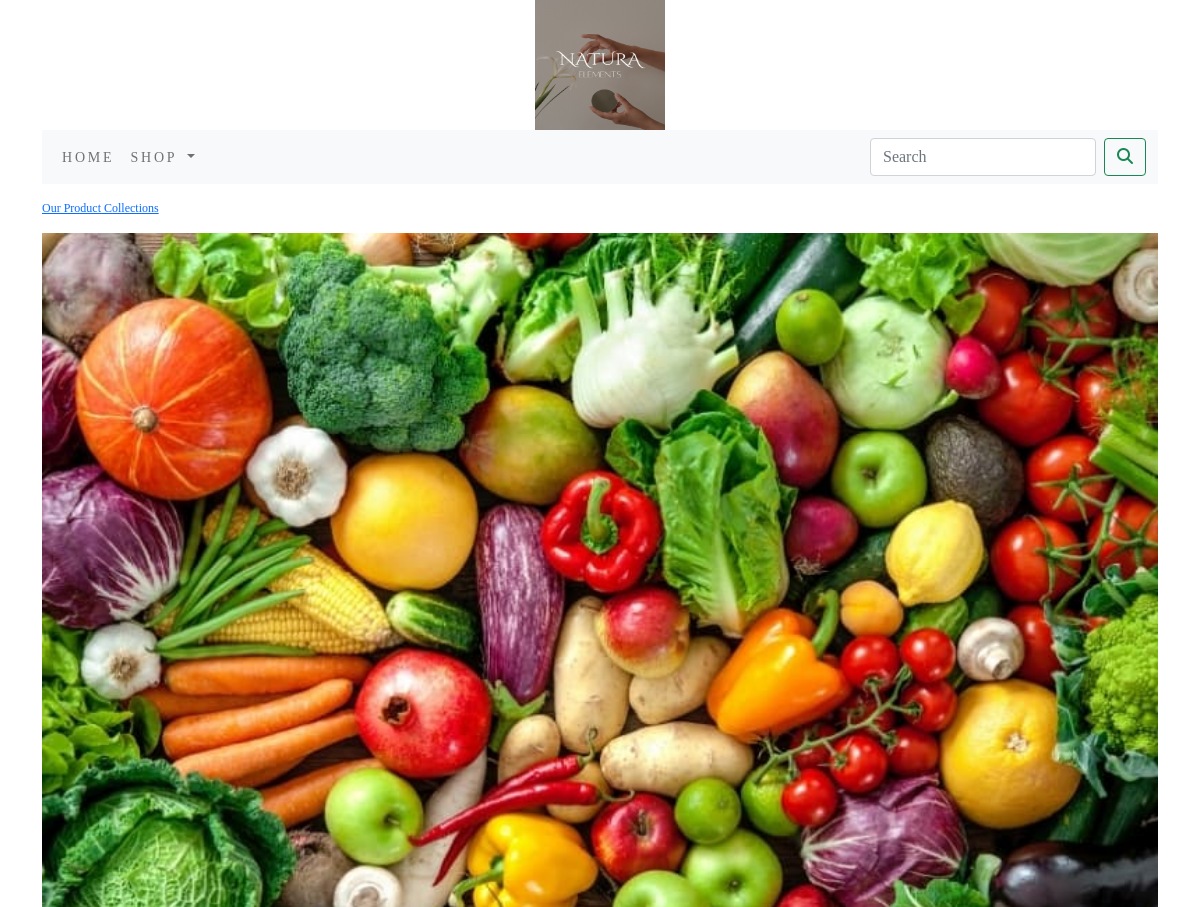
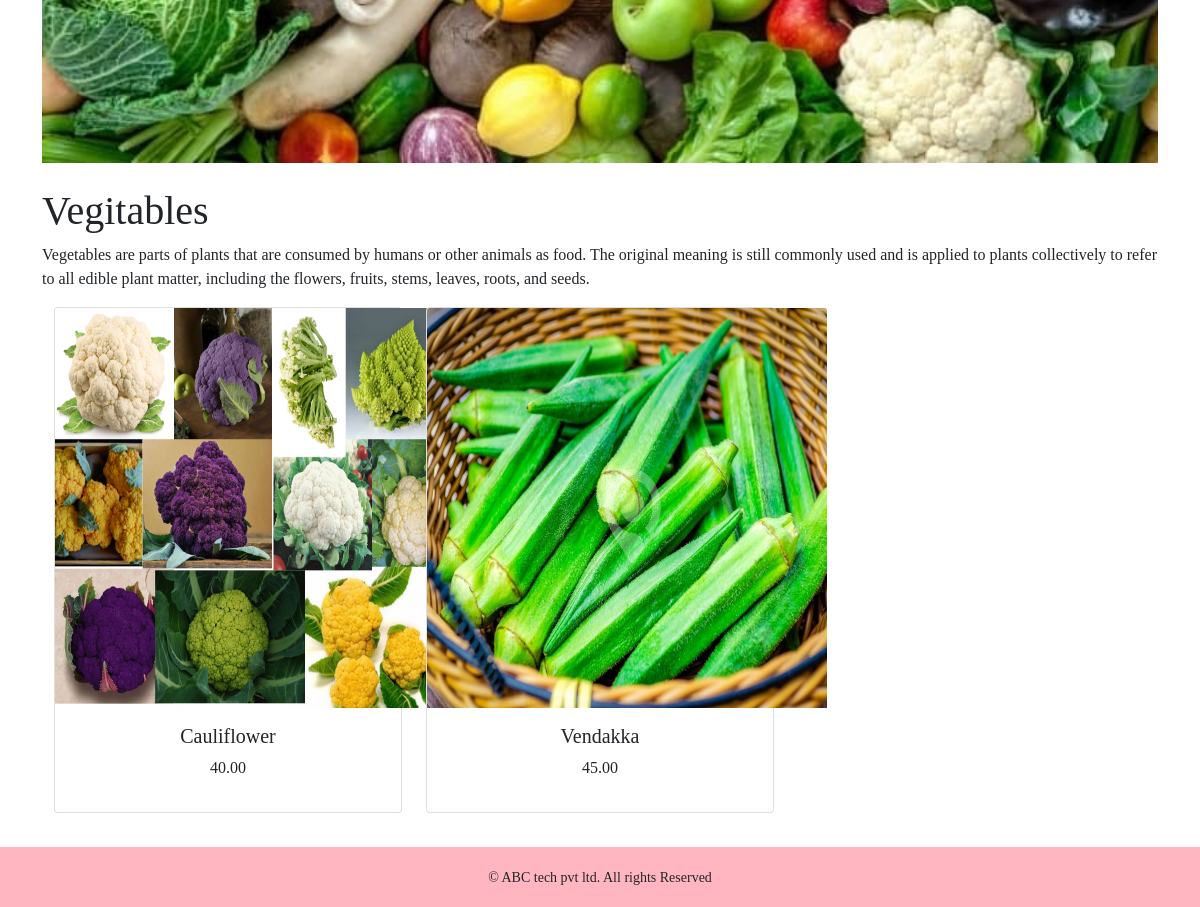
The page /SHOP/vegitables/ on the database its author committed (2 pictures, top to bottom).
### SHOP/models.py (models this page shows, shortened)
class Category(models.Model):
    name = models.CharField(max_length=250, unique=True)
    slug = models.SlugField(max_length=250, unique=True)
    description = models.TextField(blank=True)
    image = models.ImageField(upload_to='category', blank=True)
    class Meta:
        ordering = ('name',)
        verbose_name = 'category'
        verbose_name_plural = 'categories'
    def get_url(self):
        return reverse('SHOP:product_by_category', args=[self.slug])

class Product(models.Model):
    name = models.CharField(max_length=250, unique=True)
    slug = models.SlugField(max_length=250, unique=True)
    description = models.TextField(blank=True)
    price = models.DecimalField(max_digits=10, decimal_places=2)
    category = models.ForeignKey(Category, on_delete=models.CASCADE)
    image = models.ImageField(upload_to='product', blank=True)
    stock = models.IntegerField()
    available = models.BooleanField(default=True)
    created = models.DateTimeField(auto_now_add=True)
    updated = models.DateTimeField(auto_now=True)
    def get_url(self):
        return reverse('SHOP:prodCatdetail', args=[self.category.slug,self.slug])
    class Meta:
        ordering=('name',)
        verbose_name='product'
        verbose_name_plural='products'

### SHOP/views.py (the view)
# urls.py: path('',views.allProdCat,name='allProdCat'),
def allProdCat(request,c_slug=None):
    c_page=None
    products_list=None
    if c_slug!=None:
        c_page=get_object_or_404(Category,slug=c_slug)
        products_list=Product.objects.all().filter(category=c_page,available=True)
    else:
        products_list=Product.objects.all().filter(available=True)
    paginator=Paginator(products_list,6)
    try:
        page=int(request.GET.get('page','1'))
    except:
        page=1
    try:
            products=paginator.page(page)
    except(EmptyPage,InvalidPage):
        products=paginator.page(paginator.num_pages)
    return render(request,"category.html",{'category':c_page,'products':products})

### SHOP/context_processors.py (called while the page is built)
def menu_links(request):
    links=Category.objects.all()
    return dict(links=links)

### cart/context_processors.py (called while the page is built)
def counter(request):
    item_count=0
    if 'admin' in request.path:
        return {}
    else:
        try:
            cart=Cart.objects.filter(cart_id=_cart_id(request))
            cart_items=CartItem.objects.all().filter(cart=cart[:1])
            for cart_item in cart_items:
                item_count += cart_item.quantity
        except Cart.DoesnotExist:
            item_count =0
        return dict(item_count=item_count)

### cart/views.py (called while the page is built)
def _cart_id(request):
    cart=request.session.session_key
    if not cart:
        cart=request.session.create()
    return cart

### template/category.html (shortened to what this page needs)
{% extends 'base.html' %}
{% load static %}
{% block content %}
{% if category %}
   <div>
       <div class="row my_row_class">
           <div class="mx_auto">
        <p><a href="{% url 'SHOP:allProdCat' %}">Our Product Collections</a></p>
       </div>
           </div>
    </div>
   {% endif %}
<div class="mx_auto">
    {% if category %}
        <img class="my_image" src="{{category.image.url}}" alt="{{category.name}}">
<div>
    <br>
</div>
    <h1 class="title-center my_little">{{category.name}}</h1>
    <p class="text-justify">{{category.description}}</p>
</div>
   {% endif %}
<div class="container">
    <div class="row max_auto">
        {% for product in products.object_list %}
    <div class="my_bottom_margin col-9 col-sm-12 col-md-4 xol-lg-4">
       <div class="card text-center" style="min-width:18rem;">
           <a href="{{product.get_url}}"><img class="card-img-top my_image" src="{{product.image.url}}" style="width:400px;height:400px;" alt="{{product.name}}"></a>
       <div class="card-body">
           <h5>{{product.name}}</h5>
           <p>{{product.price}}</p>
       </div>
       </div>
    </div>
    {% endfor %}
    </div>
    <br>
</div>
{% endblock %}

### static/css/custom.css (style rules this page uses)
body { font-family: 'Merriweather', serif; font-family: 'Playfair Display', serif; }
.my_row_class { padding-top :15px; }
.my_row_class .mx_auto { color:#000; font-size:12px; }
.my_image { width:100%; height:auto; }
.my_bottom_margin { margin-bottom:10px; }

### rows shown on the page
Category: image (picture), name "Vegitables", description "Vegetables are parts of plants that are consumed by humans or other animals as food. The original meaning is still commonly used and is applied to plants collectively to refer to all edible plant matter, including the flowers, fruits, stems, leaves, roots, and seeds."
Product: image (picture), name "Cauliflower", price "40.00"
Product: image (picture), name "Vendakka", price "45.00"
